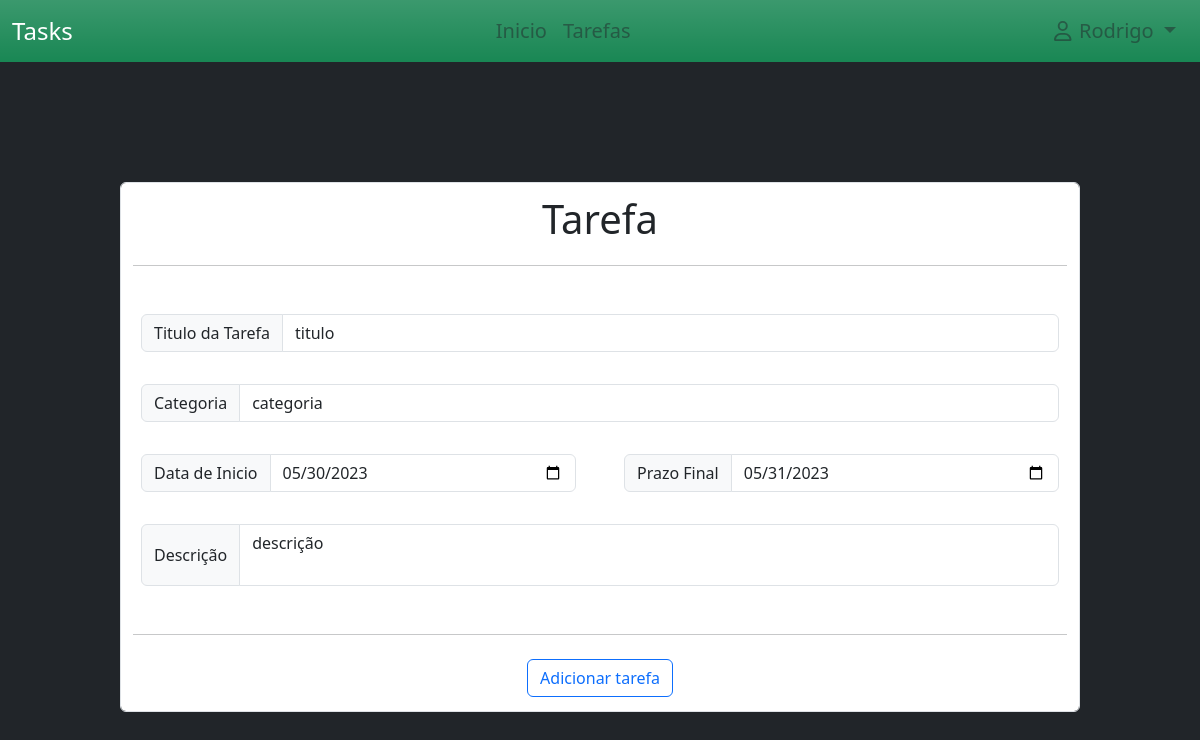
/update_task/2 (signed in), run on the app's committed database.
### project/models.py (models this page shows)
class User(db.Model, UserMixin):
    id = db.Column(db.Integer(), primary_key=True)
    username = db.Column(db.String(30), nullable=False, unique=True)
    email_address = db.Column(db.String(50),nullable=False, unique=True)
    password_hash = db.Column(db.String(60),nullable=False)

class Task(db.Model):
    date_time = datetime.now()
    id = db.Column(db.Integer(), primary_key=True)
    title=db.Column(db.String(200),nullable=False)
    desc = db.Column(db.String(100), nullable=False)
    category = db.Column(db.String(100), nullable = False)
    state = db.Column(db.Boolean(), default=False)
    date_start = db.Column(db.String(), default=date_time.strftime("%Y-%m-%d"))
    date_end = db.Column(db.String())
    id_user = db.Column(db.Integer(), db.ForeignKey('user.id'), nullable=True)

### project/routes.py (the view, shortened to what this page needs)
@app.route("/update_task/<task_id>", methods=['GET', 'POST'])
def update_task(task_id):
    dia = datetime.now()
    task = Task.query.get(task_id)
    return render_template('update_tarefas.html', tasks=task, dia=dia)

### project/models.py (called while the page is built)
@login_manager.user_loader
def load_user(user_id):
    return User.query.get(int(user_id))

### project/templates/update_tarefas.html (shortened to what this page needs)
{% extends './layout/base.html' %}
{% block content %}
    <div style="margin-left: 10%; margin-right: 10%; margin-top: 10%;">
        <form action="{{ url_for('update_task', task_id=tasks.id) }}" class="form-control" method="post">
            <fieldset>
                <legend class="text-center pb-2 fs-1">Tarefa</legend>
                <hr>
                <div class="py-4">
                    <div class="input-group mb-3 p-2">
                        <span class="input-group-text">Titulo da Tarefa</span>
                        <input type="text" class="form-control" id="idEditTaskTitle" name="idEditTaskTitle" value="{{ tasks.title }}">
                    </div>
                    <div class="input-group mb-3 p-2">
                        <span class="input-group-text">Categoria</span>
                        <input type="text" class="form-control" id="idEditCategoria" name="idEditCategoria" value="{{ tasks.category }}">
                    </div>
                    <div class="row gx-5 p-2">
                        <div class="input-group mb-3 col">
                            <span class="input-group-text">Data de Inicio</span>
                            <input type="date" id="idEditTaskDateStart" class="form-control" value="{{ tasks.date_start }}" name="idEditTaskDateStart">
                        </div>
                        <div class="input-group mb-3 col">
                            <span class="input-group-text">Prazo Final</span>
                            <input type="date" id="idEditTaskDateEnd" class="form-control" min="{{ dia.strftime('%Y-%m-%d') }}" value="{{ tasks.date_end }}" name="idEditTaskDateEnd">
                        </div>
                    </div>
                    <div class="input-group p-2">
                        <span class="input-group-text">Descrição</span>
                        <textarea id="idEditTaskDescription" class="form-control" style="resize: none;" name="idEditTaskDescription">{{ tasks.desc }}</textarea>
                    </div>
                </div>
                <hr>
                <div class="text-center">
                    <input type="submit" value="Adicionar tarefa" class="btn btn-outline-primary m-2">
                </div>
            </fieldset>
        </form>
    </div>
{% endblock %}

### project/templates/includes/navbar.html (shortened to what this page needs)
{% block navbar %}
<nav class="navbar navbar-expand-lg bg-success bg-gradient" style="top: 0% ;">
    <div class="container-fluid">
        <a class="navbar-brand text-white fs-4">Tasks</a>
        <div class="collapse navbar-collapse justify-content-center w-100" id="navbarNavDropdown">
            <ul class="navbar-nav">
                <li class="nav-item">
                    <a id="idNavInicio" class="nav-link text-body-tertiary fs-5" aria-current="page" href="{{ url_for('index') }}">Inicio</a>
                </li>
                <li class="nav-item">
                    <a id="idNavTarefas" class="nav-link text-body-tertiary fs-5" href="{{ url_for('tasks') }}">Tarefas</a>
                </li>
            </ul>
        </div>
        <div class="collapse navbar-collapse justify-content-end">
            <ul class="navbar-nav d-flex flex-row me-1">
                <li class="nav-item dropdown">
                    <a class="nav-link dropdown-toggle text-body-tertiary fs-5" href="#" role="button" data-bs-toggle="dropdown"aria-expanded="false">
                        <i class="fa-regular fa-user mx-2"></i>{{ current_user.username }}
                    </a>
                </li>
            </ul>
        </div>
    </div>
</nav>
{% endblock %}

### data on the page
User: username "Rodrigo"
Task: idEditTaskTitle "titulo", idEditCategoria "categoria", idEditTaskDateStart "05/30/2023", idEditTaskDateEnd "05/31/2023", idEditTaskDescription "descrição"
